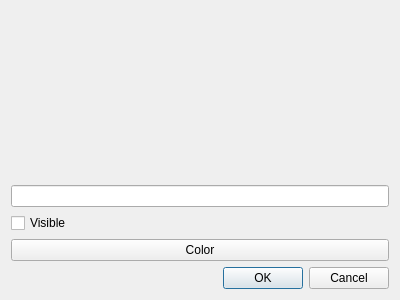
<?xml version="1.0" encoding="UTF-8"?>
<ui version="4.0">
 <class>Option_Dialog</class>
 <widget class="QDialog" name="Option_Dialog">
  <property name="geometry">
   <rect>
    <x>0</x>
    <y>0</y>
    <width>400</width>
    <height>300</height>
   </rect>
  </property>
  <property name="windowTitle">
   <string>Dialog</string>
  </property>
  <layout class="QVBoxLayout" name="verticalLayout">
   <item>
    <widget class="QLabel" name="colorPreview">
     <property name="text">
      <string/>
     </property>
    </widget>
   </item>
   <item>
    <widget class="QLineEdit" name="lineEdit"/>
   </item>
   <item>
    <widget class="QCheckBox" name="checkBox">
     <property name="text">
      <string>Visible</string>
     </property>
    </widget>
   </item>
   <item>
    <layout class="QHBoxLayout" name="horizontalLayout">
     <item>
      <widget class="QPushButton" name="colorButton">
       <property name="text">
        <string>Color</string>
       </property>
      </widget>
     </item>
    </layout>
   </item>
   <item>
    <widget class="QDialogButtonBox" name="buttonBox">
     <property name="orientation">
      <enum>Qt::Orientation::Horizontal</enum>
     </property>
     <property name="standardButtons">
      <set>QDialogButtonBox::StandardButton::Cancel|QDialogButtonBox::StandardButton::Ok</set>
     </property>
    </widget>
   </item>
  </layout>
 </widget>
 <resources/>
 <connections>
  <connection>
   <sender>buttonBox</sender>
   <signal>accepted()</signal>
   <receiver>Option_Dialog</receiver>
   <slot>accept()</slot>
   <hints>
    <hint type="sourcelabel">
     <x>248</x>
     <y>254</y>
    </hint>
    <hint type="destinationlabel">
     <x>157</x>
     <y>274</y>
    </hint>
   </hints>
  </connection>
  <connection>
   <sender>buttonBox</sender>
   <signal>rejected()</signal>
   <receiver>Option_Dialog</receiver>
   <slot>reject()</slot>
   <hints>
    <hint type="sourcelabel">
     <x>316</x>
     <y>260</y>
    </hint>
    <hint type="destinationlabel">
     <x>286</x>
     <y>274</y>
    </hint>
   </hints>
  </connection>
 </connections>
</ui>
